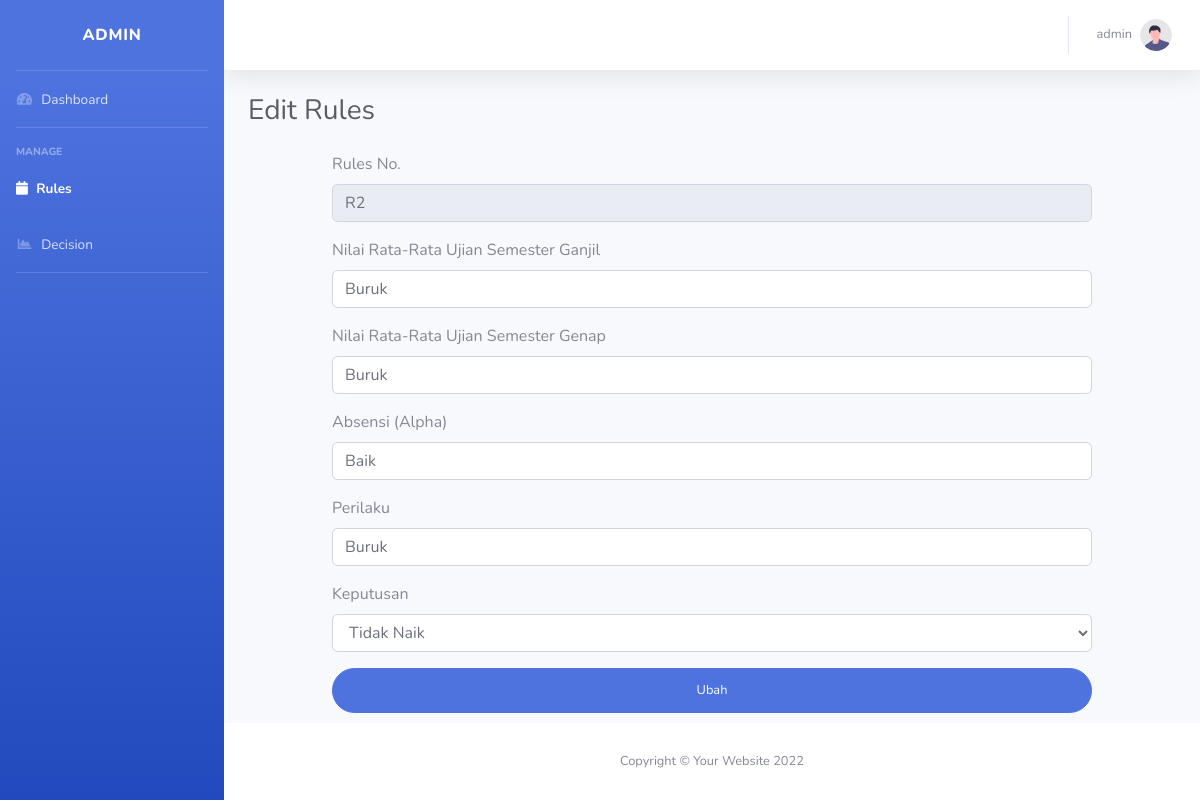
Page /dashboard/editRules.php?id=5 (signed in) on the committed database.
### tables this page shows
CREATE TABLE `rules` (
  `id_rules` int(11) NOT NULL,
  `rules` varchar(20) NOT NULL,
  `smtga` varchar(20) NOT NULL,
  `smtge` varchar(20) NOT NULL,
  `absen` varchar(20) NOT NULL,
  `perilaku` varchar(20) NOT NULL,
  `keputusan` varchar(20) NOT NULL
);

### dashboard/editRules.php (the view, shortened to what this page needs)
<?php
    include("../koneksi.php");
    $id = $_SESSION["id"];
    $nama = mysqli_query($db, "SELECT * FROM admin WHERE id_admin = '$id'");
    $res = mysqli_fetch_array($nama);
    if(isset($_GET["id"])){
        $idR = $_GET["id"];
    }
    $sql = mysqli_query($db, "SELECT * FROM rules WHERE id_rules = '$idR'");
    $data = mysqli_fetch_array($sql);
?>
<!DOCTYPE html>
<html lang="en">
<head>
    <link href="assets/vendor/fontawesome-free/css/all.min.css" rel="stylesheet" type="text/css">
    <link href="assets/css/sb-admin-2.min.css" rel="stylesheet">
</head>
<body id="page-top">
    <div id="wrapper">
        <ul class="navbar-nav bg-gradient-primary sidebar sidebar-dark accordion" id="accordionSidebar">
            <a class="sidebar-brand d-flex align-items-center justify-content-center" href="index.php">
                <div class="sidebar-brand-text mx-3">ADMIN</div>
            </a>
            <hr class="sidebar-divider my-0">
            <li class="nav-item">
                <a class="nav-link" href="index.php">
                    <i class="fas fa-fw fa-tachometer-alt"></i>
                    <span>Dashboard</span></a>
            </li>
            <hr class="sidebar-divider">
            <div class="sidebar-heading">
                Manage
            </div>
                <li class="nav-item active">
                    <a class="nav-link" href="rules.php">
                    <i class="fas fa-calendar"></i>
                        <span>Rules</span></a>
                </li>
                <li class="nav-item">
                    <a class="nav-link" href="hitung.php">
                        <i class="fas fa-fw fa-chart-area"></i>
                        <span>Decision</span></a>
                </li>
            <hr class="sidebar-divider">
        </ul>
        <div id="content-wrapper" class="d-flex flex-column">
            <div id="content">
                <nav class="navbar navbar-expand navbar-light bg-white topbar mb-4 static-top shadow">
                    <ul class="navbar-nav ml-auto">
                        <li class="nav-item dropdown no-arrow">
                            <a class="nav-link dropdown-toggle" href="#" id="userDropdown" role="button"
                                data-toggle="dropdown" aria-haspopup="true" aria-expanded="false">
                                <span class="mr-2 d-none d-lg-inline text-gray-600 small"><?= $res["username"]?></span>
                                <img class="img-profile rounded-circle"
                                    src="assets/img/undraw_profile.svg">
                            </a>
                        </li>
                    </ul>
                </nav>
                <div class="container-fluid">
                    <div class="d-sm-flex align-items-center justify-content-between mb-4">
                        <h1 class="h3 mb-0 text-gray-800">Edit Rules</h1>
                    </div>
                    <div class="row">
                        <div class="container">
                            <form class="user px-5" action="proses/prosesEditRules.php?id=<?= $idR?>" method="POST" enctype="multipart/form-data">
                                <div class="container">
                                    <div class="mb-3">
                                        <label for="rules" class="form-label">Rules No.</label>
                                        <input type="text" class="form-control" id="rules" name="rules" readonly value="<?= $data['rules'];?>">
                                    </div>
                                    <div class="mb-3">
                                        <label for="SMTGa" class="form-label">Nilai Rata-Rata Ujian Semester Ganjil</label>
                                        <input type="text" class="form-control" id="SMTGa" name="smtga" require value="<?= $data['smtga'];?>">
                                    </div>
                                    <div class="mb-3">
                                        <label for="SMTGe" class="form-label">Nilai Rata-Rata Ujian Semester Genap</label>
                                        <input type="text" class="form-control" id="SMTGe" name="smtge" require value="<?= $data['smtge'];?>">
                                    </div>
                                    <div class="mb-3">
                                        <label for="absensi" class="form-label">Absensi (Alpha)</label>
                                        <input type="text" class="form-control" id="absensi" name="absen" require value="<?= $data['absen'];?>">
                                    </div>
                                    <div class="mb-3">
                                        <label for="perilaku" class="form-label">Perilaku</label>
                                        <input type="text" class="form-control" id="perilaku" name="perilaku" require value="<?= $data['perilaku'];?>">
                                    </div>
                                    <div class="mb-3">
                                        <label for="keputusan" class="form-label">Keputusan</label>
                                            <select class="form-control" id="keputusan" name="keputusan">
                                                <option value="Tidak Naik" <?php if($data["keputusan"] == "Tidak Naik"){ ?> selected
                                                    <?php }?>>Tidak Naik</option>
                                            </select>
                                    </div>
                                    <button type="submit" class="btn btn-primary btn-user btn-block">
                                        Ubah
                                    </button>
                                </div>
                            </form>
                        </div>
                    </div>
                </div>
            </div>
            <footer class="sticky-footer bg-white">
                <div class="container my-auto">
                    <div class="copyright text-center my-auto">
                        <span>Copyright &copy; Your Website 2022</span>
                    </div>
                </div>
            </footer>
        </div>
    </div>
</body>
</html>

### rows in the picture
rules: rules "R2", smtga "Buruk", smtge "Buruk", absen "Baik", perilaku "Buruk", keputusan "Tidak Naik"

### other values in the picture
$res["username"] "admin"
